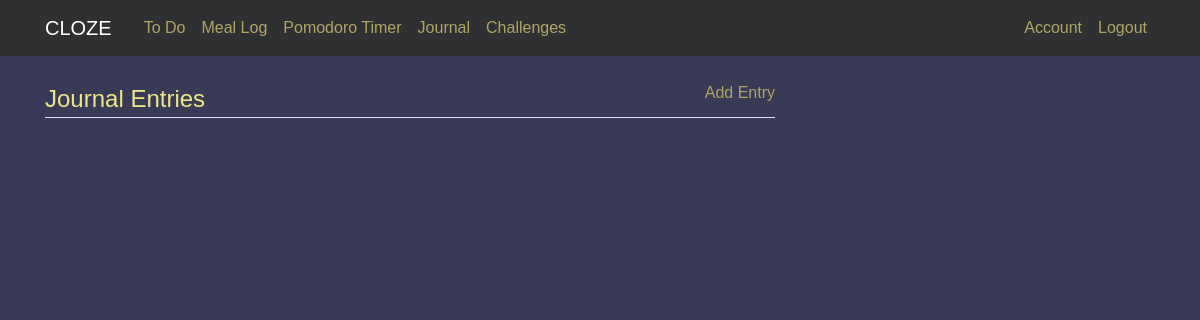
/journal (signed in), run on an earlier commit of the app's database.
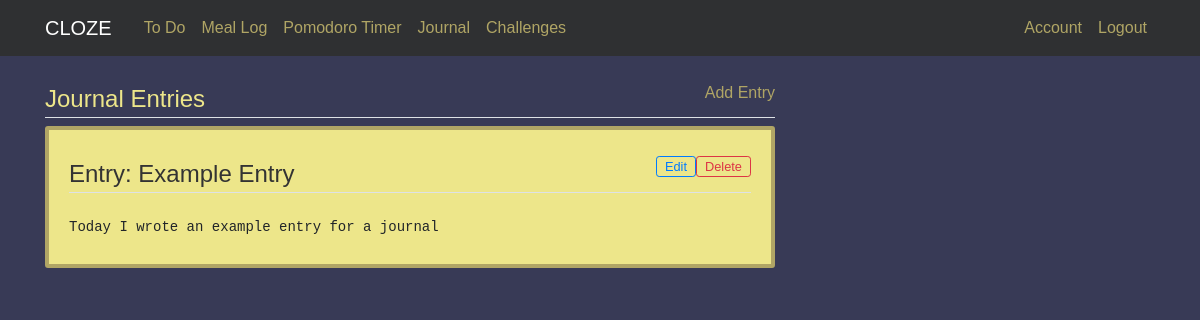
And on a later commit of the database.
### cloze/models.py (models this page shows)
class Entry(db.Model):
    id = db.Column(db.Integer, primary_key=True)
    title = db.Column(db.String(256), index=True)
    content = db.Column(db.String(512), index=True)
    user_id = db.Column(db.Integer, db.ForeignKey('user.id'), nullable=False)

### cloze/routes.py (the view)
@app.route('/journal')
@login_required
def journal():
    entries = db.session.query(Entry).filter_by(owner = current_user)
    return render_template('journal.html', entries=entries, title="Journal")

### cloze/models.py (called while the page is built)
@login_manager.user_loader
def load_user(userId):
    return User.query.get(int(userId))

### cloze/Templates/journal.html
{% extends "layout.html" %}
{% block content %}
<div class="col-md-8">
    <div class="">
        <a style="float:right; vertical-align: bottom;" href="{{ url_for('entry') }}">Add Entry</a>
        <legend class="border-bottom mb-2" style="color: #ede68a;">Journal Entries</legend>
    </div>
    {% for entry in entries %}
        <div class="content-section">
            <div>
                <form action="{{ url_for('delete_entry', id=entry.id) }}" method="POST" >
                    <input align="right" class="btn btn-sm btn-outline-danger py-0" style="float: right; font-size: 0.8em;" type="submit" value="Delete">
                </form>
                <form action="{{ url_for('edit_entry', id=entry.id) }}" method="POST" >
                    <input align="right" class="btn btn-sm btn-outline-primary py-0" style="float: right; font-size: 0.8em;" type="submit" value="Edit">
                </form>
                <legend class="border-bottom mb-4">Entry: {{entry.title}}</legend>
            </div>
            <pre class="tab">{{entry.content}}</pre>
        </div>
    {% endfor %}
</div>
{% endblock content %}

What changed in the data, as far as the page shows it:
added Entry: title "Example Entry", content "Today I wrote an example entry for a journal"
